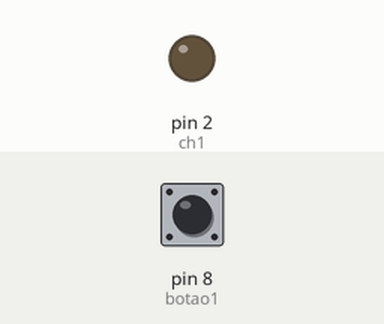
This sketch was run on a simulated Arduino Uno, built with avr-gcc and run on an emulated ATmega328P. On the bench: output pins drawn as LEDs (lit = HIGH). Inputs (shaded band) come from the test bench; at power-on: pin 8 (botao1) LOW.

Above: at 1.2 s.
1.3 s: pin 8 (botao1) pulled HIGH for 0.15 s
At 2.1 s:
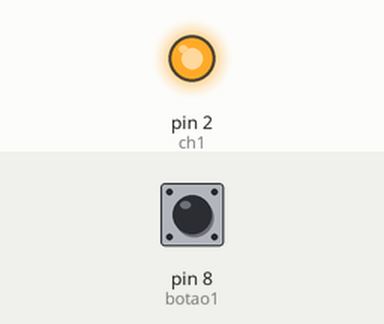
2.9 s: pin 8 (botao1) pulled HIGH for 1 s
At 3.3 s:
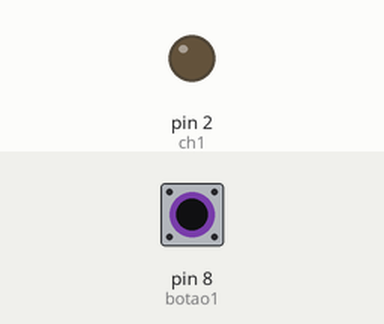
5.4 s: pin 8 (botao1) pulled HIGH for 3.2 s
At 6.5 s:
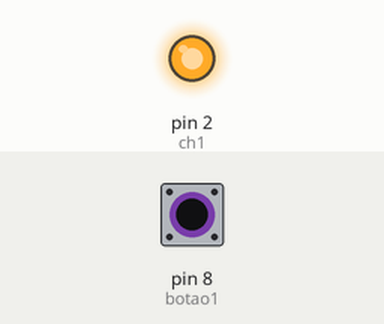
Timing chart, 0 to 8.4 s (numbered marks = the images above; inputs shaded):
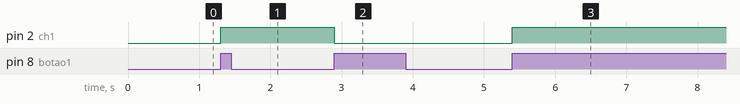

The sketch:

Botao_com_Retencao_1_Canal_Pull_Down_2.ino
```cpp
/* Muda o estado do canal com um
 pulso ALTO ao APERTAR o botão*/

#define ch1 2
#define botao1 8
int estado_ch1 = 0;

void setup() {
  pinMode(ch1,OUTPUT);
  pinMode(botao1,INPUT);
  digitalWrite(ch1,LOW);
}

void loop() {
  Canal_01:
  if(digitalRead(botao1)== 1 && estado_ch1 == 0)
  { digitalWrite(ch1,!digitalRead(ch1));
    delay(200);
    estado_ch1 = 1;}
  if(digitalRead(botao1) == 0 && estado_ch1 == 1)
  { delay(200);
    estado_ch1 = 0;}
  }
```

Measured:
- after the input at 1.3 s, pin 2 (ch1): LOW → HIGH at once
- after the input at 2.9 s, pin 2 (ch1): HIGH → LOW at once
- after the input at 5.4 s, pin 2 (ch1): LOW → HIGH at once
